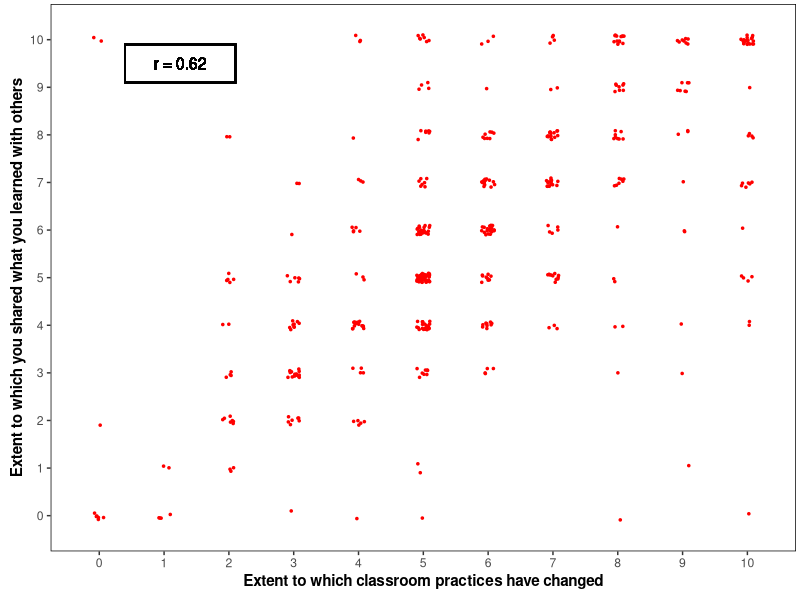
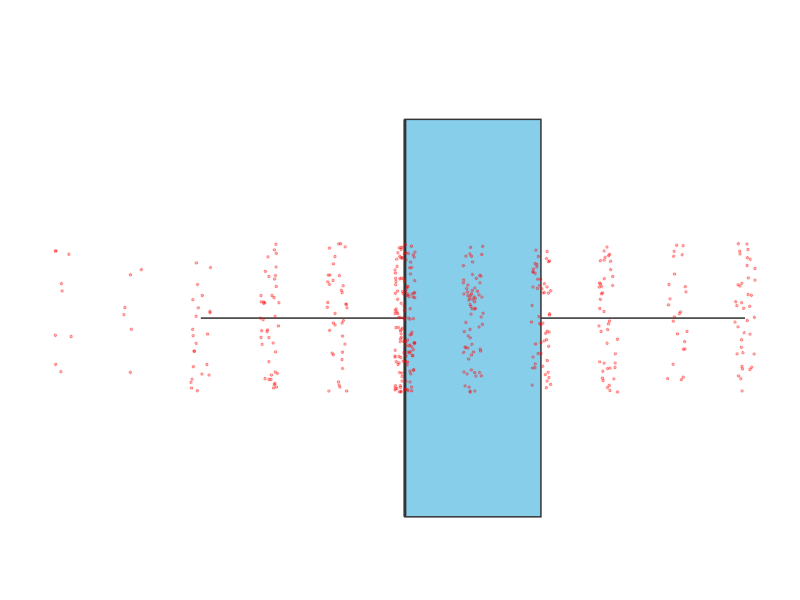
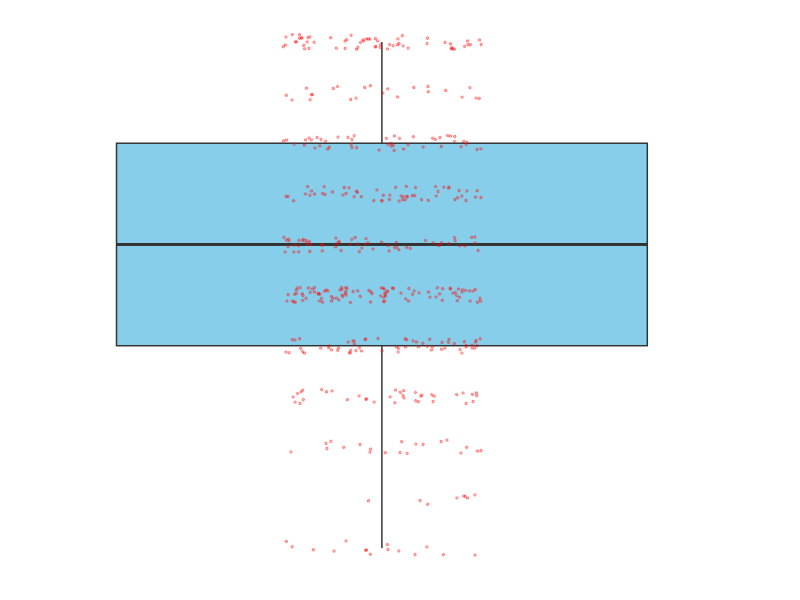

These figures' R source, in order: (Note: this script raises an error after producing the figures.)

library(ggplot2)
library(gtable)

adra = read.csv("adra.csv")

# Calculate correlation between the two variables
cor <- cor(adra$q19, adra$q20)

# Main scatterplot (with correlation insert)
p1 <- ggplot(adra, aes(q19, q20)) + 
   geom_jitter(pch = 20, size = 1, colour = "red",
      position = position_jitter(width = 0.1, height = 0.1)) +
   scale_x_continuous("Extent to which classroom practices have changed", 
      breaks = 0:10, expand = c(0, 0)) +
   scale_y_continuous("Extent to which you shared what you learned with others", 
      breaks = 0:10, expand = c(0, 0)) +
   geom_text(x = (0.4 + 2.1)/2, y = (9.1 + 9.9)/2,
      label = paste("r = ", round(cor, 2), sep = ""), size = 4) +
   geom_rect(xmin = .4, xmax = 2.1, ymin = 9.1, ymax = 9.9, colour = "black", fill = NA) +
   expand_limits(x = c(-0.75, 10.75), y = c(-0.75, 10.75))  +
   theme_bw() +
   theme(panel.grid.minor = element_blank(),
    panel.grid.major = element_blank(),
    panel.border = element_rect(colour = "black"),
    axis.title.x = element_text(face = "bold"),
    axis.title.y = element_text(face = "bold", angle = 90),
    plot.margin= unit(c(.2, .2, .5, .5), "lines"))

# Horizontal marginal boxplot - to appear at the top of the chart
p2 <- ggplot(adra, aes(x = factor(1), y = q19)) + 
    geom_boxplot(width = .8, fill = "skyblue", outlier.colour = NA) + 
    geom_jitter(pch = 20, size = 1, colour = "red", alpha = .3,
    position = position_jitter(width = 0.15, height = 0.15)) +
    scale_y_continuous(breaks = 0:10, expand = c(0, 0)) +
    expand_limits(y = c(-0.75, 10.75))  +
    coord_flip() + 
    theme_bw() + 
    theme(panel.grid.minor = element_blank(),
     panel.grid.major = element_blank(),
     axis.text = element_blank(),
     axis.title = element_blank(),
     axis.ticks =  element_blank(),
     panel.border = element_rect(colour = NA),
     plot.margin= unit(c(1, .2, -1, 0.5), "lines"))

# Vertical marginal boxplot - to appear at the right of the chart
p3 <- ggplot(adra, aes(x = factor(1), y = q20)) + 
     geom_boxplot(width = .8, fill = "skyblue", outlier.colour = NA) +
     geom_jitter(pch = 20, size = 1, colour = "red", alpha = .3,
     position = position_jitter(width = 0.15, height = 0.15)) +
     scale_y_continuous(breaks = 0:10, expand = c(0, 0)) +
     expand_limits(y = c(-0.75, 10.75))  +
     theme_bw() + 
     theme(panel.grid.minor = element_blank(),
      panel.grid.major = element_blank(),
      axis.text = element_blank(),
      axis.title = element_blank(),
      axis.ticks =  element_blank(),
      panel.border = element_rect(colour = NA),
      plot.margin= unit(c(.2, 1, 0.5, -1), "lines"))

# Get the gtables
gt1 <- ggplot_gtable(ggplot_build(p1))
gt2 <- ggplot_gtable(ggplot_build(p2))
gt3 <- ggplot_gtable(ggplot_build(p3))

# Get maximum widths and heights for x-axis and y-axis title and text
maxWidth = unit.pmax(gt1$widths[2:3], gt2$widths[2:3])
maxHheight = unit.pmax(gt1$heights[4:5], gt3$heights[4:5])

# Set the maximums in the gtables for gt1, gt2 and gt3
gt1$widths[2:3] <- as.list(maxWidth)
gt2$widths[2:3] <- as.list(maxWidth)

gt1$heights[4:5] <- as.list(maxWidth)
gt3$heights[4:5] <- as.list(maxWidth)

# Combine the scatterplot with the two marginal boxplots
# Create a new gtable
gt <- gtable(widths = unit(c(7, 1), "null"), height = unit(c(1, 7), "null"))

# Instert gt1, gt2 and gt3 into the new gtable
gt <- gtable_add_grob(gt, gt1, 2, 1)
gt <- gtable_add_grob(gt, gt2, 1, 1)
gt <- gtable_add_grob(gt, gt3, 2, 2)

#png("ScatterBoxplot.png", 550, 550, "px")
# And render the plot
grid.newpage()
grid.draw(gt)

grid.rect(x = 0.5, y = 0.5, height = .995, width = .995, default.units = "npc",
      gp = gpar(col="black", fill = NA, lwd = 1)) 
#dev.off()